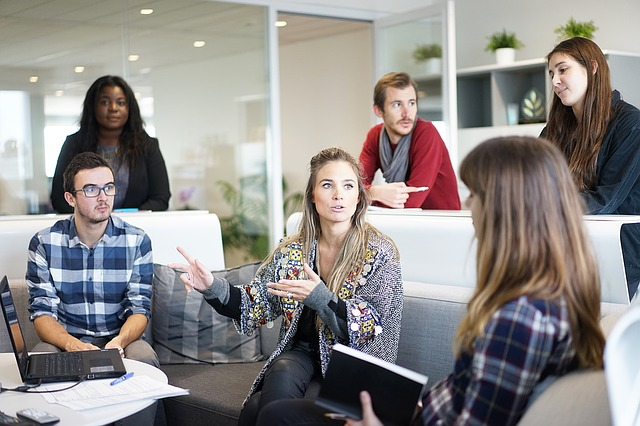
#> input picture faceStorage/images/imagen_000.jpg, 640 x 426 px, given in place of the camera
$ python captureVideoDataSource.py
#> lines starting #> are read from the running program, lines starting #| are printed output that depends on the picture
import cv2
import os

if not os.path.exists('Face-Found'):
    print('Carpeta creada: Rostros encontrados')
    os.makedirs('Face-Found')

cap = cv2.VideoCapture(0, cv2.CAP_DSHOW)

faceCalssif = cv2.CascadeClassifier('../haarcascade_frontalface_default.xml')

count = 0
while True:
    ret, frame = cap.read()
#> frame is the input picture: shape (426, 640, 3); mean B, G, R 136.8, 139, 142.7
    frame = cv2.flip(frame, 1)
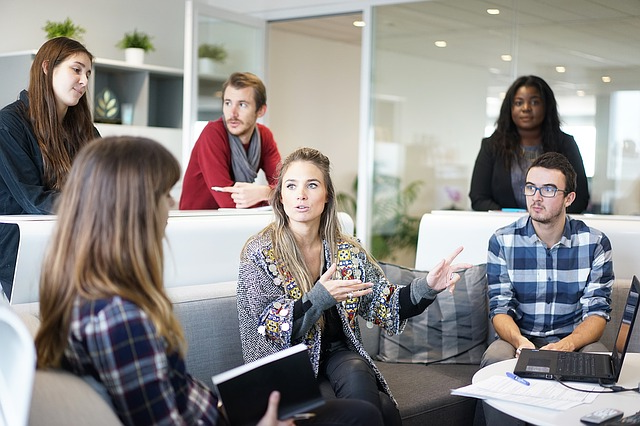
#> frame: shape (426, 640, 3); mean B, G, R 136.8, 139, 142.7
    gray = cv2.cvtColor(frame, cv2.COLOR_BGR2GRAY)
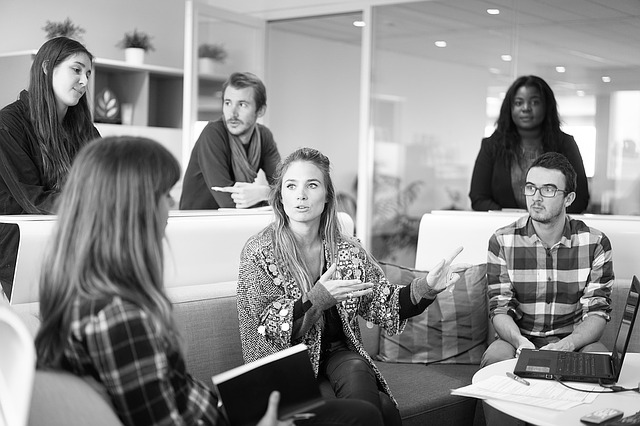
#> gray: shape (426, 640); min 0, max 255, mean 139.8
    auxFrame = frame.copy()

    faces = faceCalssif.detectMultiScale(gray, 1.1, 5)
#> faces = [[214, 87, 43, 43], [507, 87, 39, 39], [514, 167, 52, 52], [46, 51, 51, 51], [272, 162, 59, 59]]

    k = cv2.waitKey(1)
#> (key Esc is pressed here)
    if k == 27:
        break

    for (x, y, w, h) in faces:
        cv2.rectangle(frame, (x, y), (x+w, y+h), (128, 0, 255), 2)
        rostro = auxFrame[y:y+h, x:x+w]
        rostro = cv2.resize(rostro, (150, 150), interpolation=cv2.INTER_CUBIC)
        if k == ord('s'):
            cv2.imwrite('Face-Found/face_{}.jpg'.format(count), rostro)
            cv2.imshow('rostro', rostro)
            count += 1

    cv2.rectangle(frame, (10, 5), (450, 25), (255, 255, 255), -1)
    cv2.putText(frame, 'Presione s, para almacenar los rostros encontrados',
                (10, 20), 2, 0.5, (128, 0, 255), 1, cv2.LINE_AA)
    cv2.imshow('frame', frame)

cap.release()
cv2.destroyAllWindows()

$ run again, on faceStorage/images/imagen_001.jpg
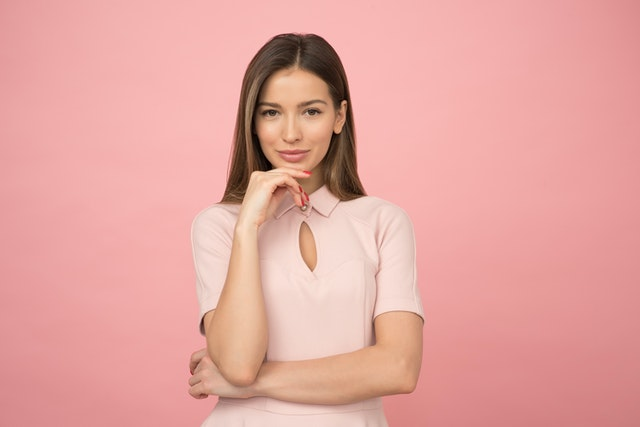
#> input picture faceStorage/images/imagen_001.jpg, 640 x 427 px, given in place of the camera
#> frame is the input picture: shape (427, 640, 3); mean B, G, R 160, 165.5, 228.4
#> `frame = cv2.flip(frame, 1)`:
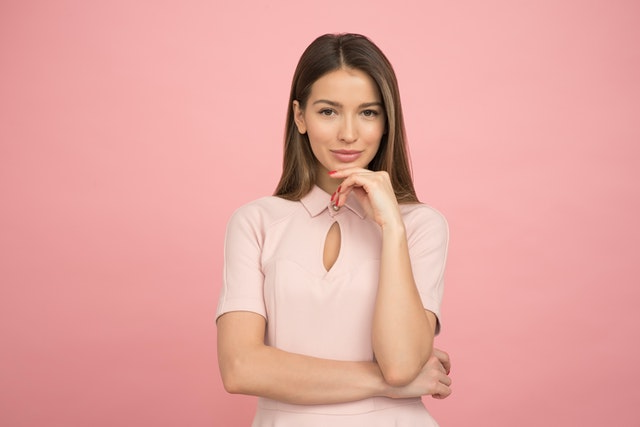
#> frame: shape (427, 640, 3); mean B, G, R 160, 165.5, 228.4
#> `gray = cv2.cvtColor(frame, cv2.COLOR_BGR2GRAY)`:
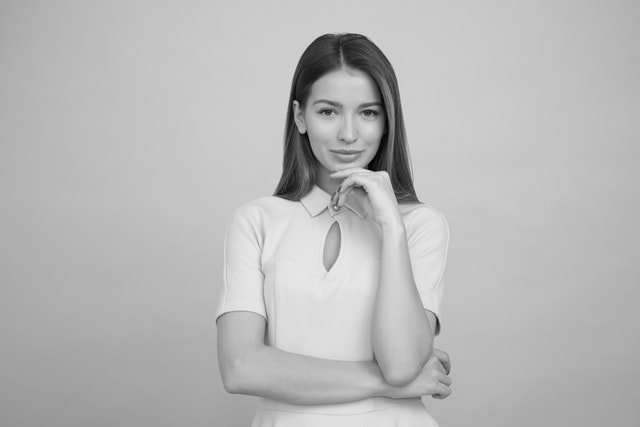
#> gray: shape (427, 640); min 2, max 238, mean 183.7
#> faces = [[298, 75, 97, 97]]

$ run again, on faceStorage/images/imagen_002.jpg
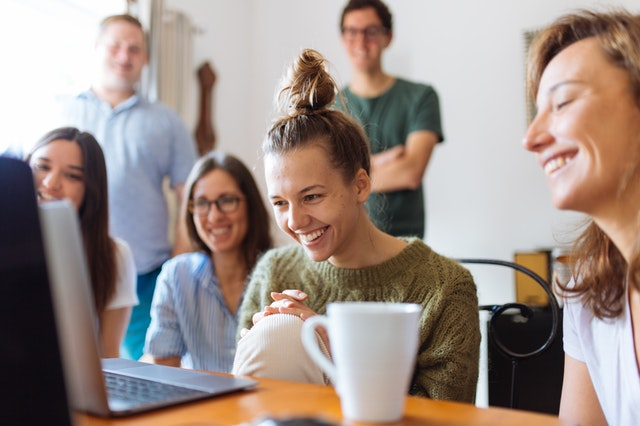
#> input picture faceStorage/images/imagen_002.jpg, 640 x 426 px, given in place of the camera
#> frame is the input picture: shape (426, 640, 3); mean B, G, R 136.4, 143, 157.5
#> `frame = cv2.flip(frame, 1)`:
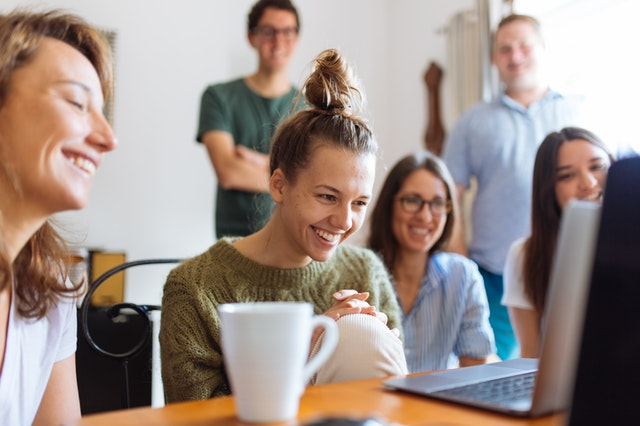
#> frame: shape (426, 640, 3); mean B, G, R 136.4, 143, 157.5
#> `gray = cv2.cvtColor(frame, cv2.COLOR_BGR2GRAY)`:
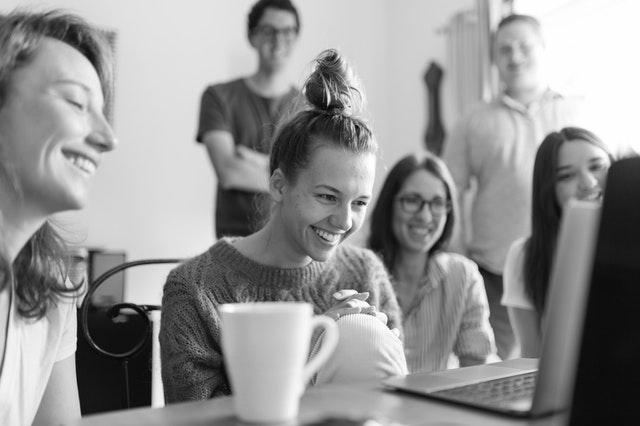
#> gray: shape (426, 640); min 1, max 255, mean 146.6
#> faces = [[489, 29, 53, 53], [246, 8, 64, 64], [386, 174, 71, 71], [301, 168, 83, 83]]

$ run again, on faceStorage/images/imagen_003.jpg
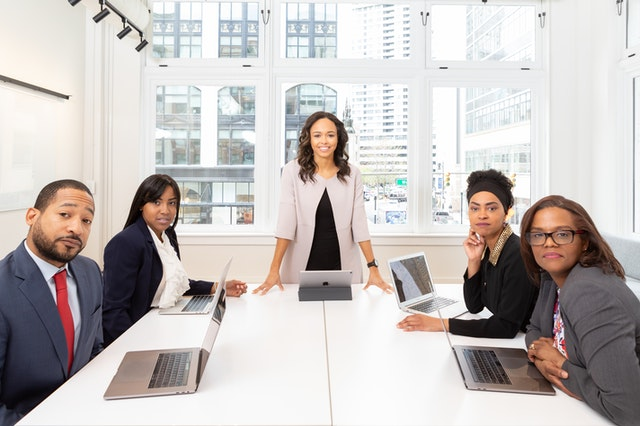
#> input picture faceStorage/images/imagen_003.jpg, 640 x 426 px, given in place of the camera
#> frame is the input picture: shape (426, 640, 3); mean B, G, R 188.7, 190.7, 196.4
#> `frame = cv2.flip(frame, 1)`:
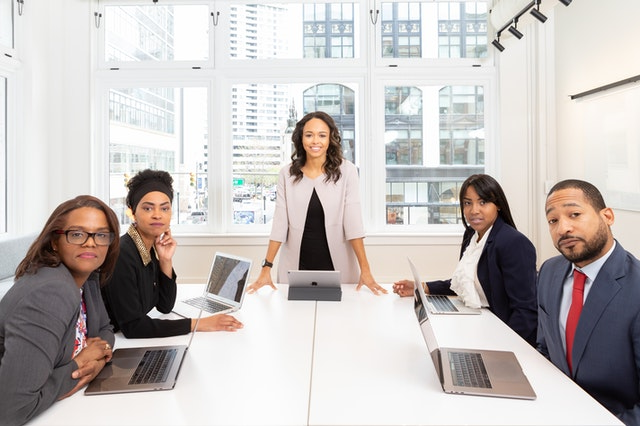
#> frame: shape (426, 640, 3); mean B, G, R 188.7, 190.7, 196.4
#> `gray = cv2.cvtColor(frame, cv2.COLOR_BGR2GRAY)`:
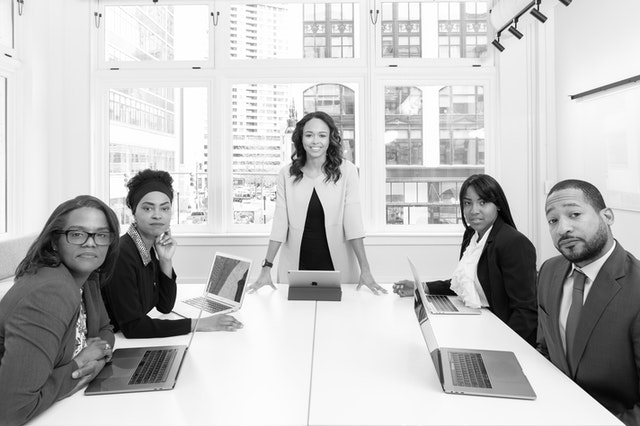
#> gray: shape (426, 640); min 0, max 255, mean 192.2
#> faces = [[298, 121, 35, 35], [130, 188, 51, 51], [454, 186, 45, 45], [57, 211, 60, 60], [533, 193, 63, 63]]
